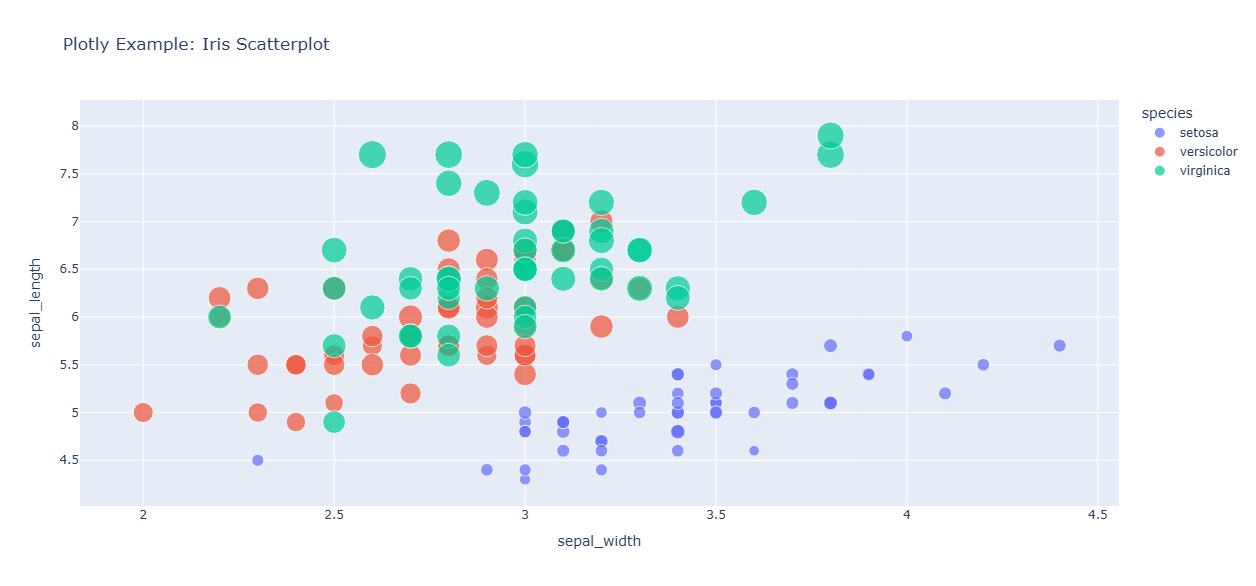

This figure's Python source:
import plotly.express as px
import plotly.io as pio  # needed only outside Jupyter (IDLE/console) so plots display
pio.renderers.default = "browser"  # open plots in browser (interactive)

# Sample data
df = px.data.iris()  # famous Iris dataset

# Scatter plot
fig = px.scatter(
    df,
    x="sepal_width",
    y="sepal_length",
    color="species",
    size="petal_length",
    title="Plotly Example: Iris Scatterplot"
)

fig.show()
